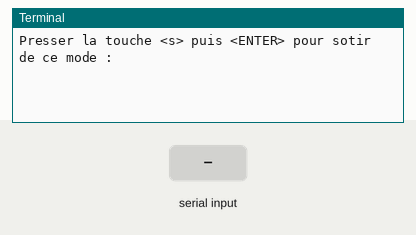
This program was run on a simulated Raspberry Pi (BCM pin numbers). Shown: the last lines printed to the terminal. The test bench sets the inputs (shaded band). The camera gives no picture and a still takes 0.5 s. At 2.8 s the program stops and its outputs stay as they are.

Above: at 1.2 s.
1.3 s: "1" typed at the terminal, then Enter
At 2.2 s:
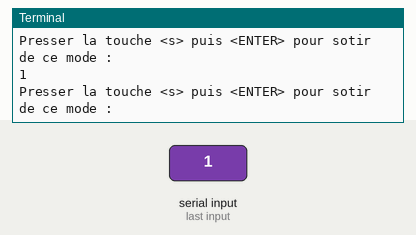
2.8 s: "s" typed at the terminal, then Enter
At 3.4 s:
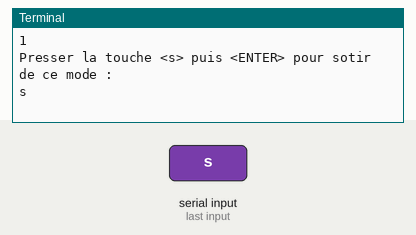

Measured:
- after the input at 1.3 s, the terminal: prints a new line at once (image 1)
- after the input at 2.8 s, the terminal: prints a new line at once (image 2)

The program:

preview_picamera.py
```python
import picamera


def preview_mode(cam, h_res, v_res, x_0, y_0):
    cam.start_preview(fullscreen=False, window=(x_0, y_0, h_res, v_res))
    while True:
        t_clavier = input("Presser la touche <s> puis <ENTER> pour sotir de ce mode : \n")
        if t_clavier == "s":
            cam.stop_preview()
            break


if __name__ == '__main__':

    camera = picamera.PiCamera()
    preview_mode(camera, 640, 480, 1000, 0)
```
